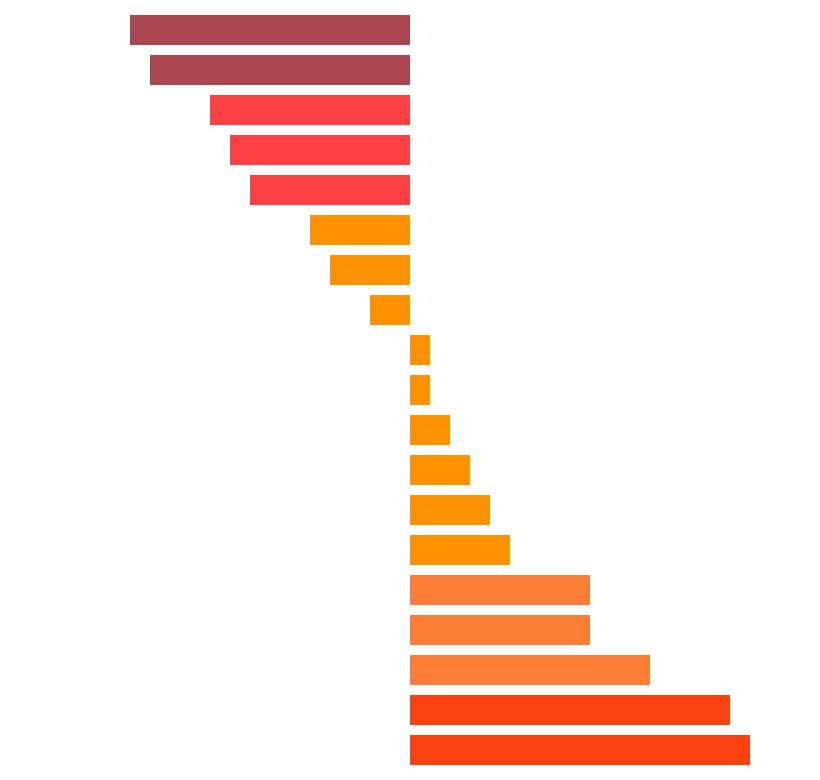

Notebook code for this chart:
### Markdown cell above
## Nature

#### Sunset

This picture was taken by Sergio Mena Ferraira and can be found [here](https://unsplash.com/pt-br/fotografias/ondas-do-oceano-batendo-na-costa-durante-o-por-do-sol-N5sC8zZUgy4).

### Code cell
chart_middle = alt.Chart(
    table
    ).mark_bar(color = "#FF9200", size = 15).encode(
    x = alt.X(
        "Change", 
        scale = alt.Scale(domain = [-0.20, 0.20]), 
        axis = None,
        title = None
        ),
    y = alt.Y("Brands", sort = None, axis = None)
    )

chart_up = alt.Chart(table).mark_bar( 
        size = 15
        ).encode(
    x = alt.X(
        "Change", 
        scale = alt.Scale(domain = [-0.20, 0.20]), 
        axis = None,
        title = None
        ),
    y = alt.Y("Brands", sort = None, axis = None),
    color = alt.condition(condition_decreased, alt.value('#AA4650'), alt.value('#FD4044'))
).transform_filter(
    alt.FieldOneOfPredicate(field='Brands', oneOf = ["Fran's Recipe", 'Wholesome Goodness',
                                                     'Lifestyle', 'Coat protection', 'Diet Lifestyle'])
    )

chart_down = alt.Chart(table).mark_bar( 
        size = 15
        ).encode(
    x = alt.X(
        "Change", 
        scale = alt.Scale(domain = [-0.20, 0.20]), 
        axis = None,
        title = None
        ),
    y = alt.Y("Brands", sort = None, axis = None),
    color = alt.condition(condition_increased,
                          alt.value('#FA4210'), alt.value('#FD7E37'))
    ).transform_filter(
    alt.FieldOneOfPredicate(field='Brands', oneOf = ['Feline Focus', 'Feline Grain Free', 'Feline Silver',
                                                    'Nutri Balance', 'Farm Fresh Basics'])
    )

sunset = (chart_middle + chart_down + chart_up)

sunset.properties(width = 400).configure_view(stroke = None)

### Figure 1 — Vega-Lite specification as saved in the notebook (floating-point values rounded to 4 significant figures)
{"config": {"view": {"continuousWidth": 300, "continuousHeight": 300, "stroke": null}}, "layer": [{"mark": {"type": "bar", "color": "#FF9200", "size": 15}, "encoding": {"x": {"axis": null, "field": "Change", "scale": {"domain": [-0.2, 0.2]}, "title": null, "type": "quantitative"}, "y": {"axis": null, "field": "Brands", "sort": null, "type": "nominal"}}}, {"mark": {"type": "bar", "size": 15}, "encoding": {"color": {"condition": {"test": "(datum.Brands == \"Farm Fresh Basics\"|datum.Brands == \"Nutri Balance\")", "value": "#FA4210"}, "value": "#FD7E37"}, "x": {"axis": null, "field": "Change", "scale": {"domain": [-0.2, 0.2]}, "title": null, "type": "quantitative"}, "y": {"axis": null, "field": "Brands", "sort": null, "type": "nominal"}}, "transform": [{"filter": {"field": "Brands", "oneOf": ["Feline Focus", "Feline Grain Free", "Feline Silver", "Nutri Balance", "Farm Fresh Basics"]}}]}, {"mark": {"type": "bar", "size": 15}, "encoding": {"color": {"condition": {"test": "(datum.Brands == \"Fran's Recipe\"|datum.Brands == \"Wholesome Goodness\")", "value": "#AA4650"}, "value": "#FD4044"}, "x": {"axis": null, "field": "Change", "scale": {"domain": [-0.2, 0.2]}, "title": null, "type": "quantitative"}, "y": {"axis": null, "field": "Brands", "sort": null, "type": "nominal"}}, "transform": [{"filter": {"field": "Brands", "oneOf": ["Fran's Recipe", "Wholesome Goodness", "Lifestyle", "Coat protection", "Diet Lifestyle"]}}]}], "data": {"name": "data-9ee411e192bdf834e5a77b44a346fa8f"}, "width": 400, "$schema": "https://vega.github.io/schema/vega-lite/v5.15.1.json", "datasets": {"data-9ee411e192bdf834e5a77b44a346fa8f": [{"spacing for dot plot": 0, "Brands": "Fran's Recipe", "Change": -0.14}, {"spacing for dot plot": 1, "Brands": "Wholesome Goodness", "Change": -0.13}, {"spacing for dot plot": 2, "Brands": "Lifestyle", "Change": -0.1}, {"spacing for dot plot": 3, "Brands": "Coat protection", "Change": -0.09}, {"spacing for dot plot": 4, "Brands": "Diet Lifestyle", "Change": -0.08}, {"spacing for dot plot": 5, "Brands": "Feline Basics", "Change": -0.05}, {"spacing for dot plot": 6, "Brands": "Lifestyle Plus", "Change": -0.04}, {"spacing for dot plot": 7, "Brands": "Feline Freedom", "Change": -0.02}, {"spacing for dot plot": 8, "Brands": "Feline Gold", "Change": 0.01}, {"spacing for dot plot": 9, "Brands": "Feline Platinum", "Change": 0.01}, {"spacing for dot plot": 10, "Brands": "Feline Instinct", "Change": 0.02}, {"spacing for dot plot": 11, "Brands": "Feline Pro", "Change": 0.03}, {"spacing for dot plot": 12, "Brands": "Farm Fresh Tasties", "Change": 0.04}, {"spacing for dot plot": 13, "Brands": "Feline Royal", "Change": 0.05}, {"spacing for dot plot": 14, "Brands": "Feline Focus", "Change": 0.09}, {"spacing for dot plot": 15, "Brands": "Feline Grain Free", "Change": 0.09}, {"spacing for dot plot": 16, "Brands": "Feline Silver", "Change": 0.12}, {"spacing for dot plot": 17, "Brands": "Nutri Balance", "Change": 0.16}, {"spacing for dot plot": 18, "Brands": "Farm Fresh Basics", "Change": 0.17}]}}
